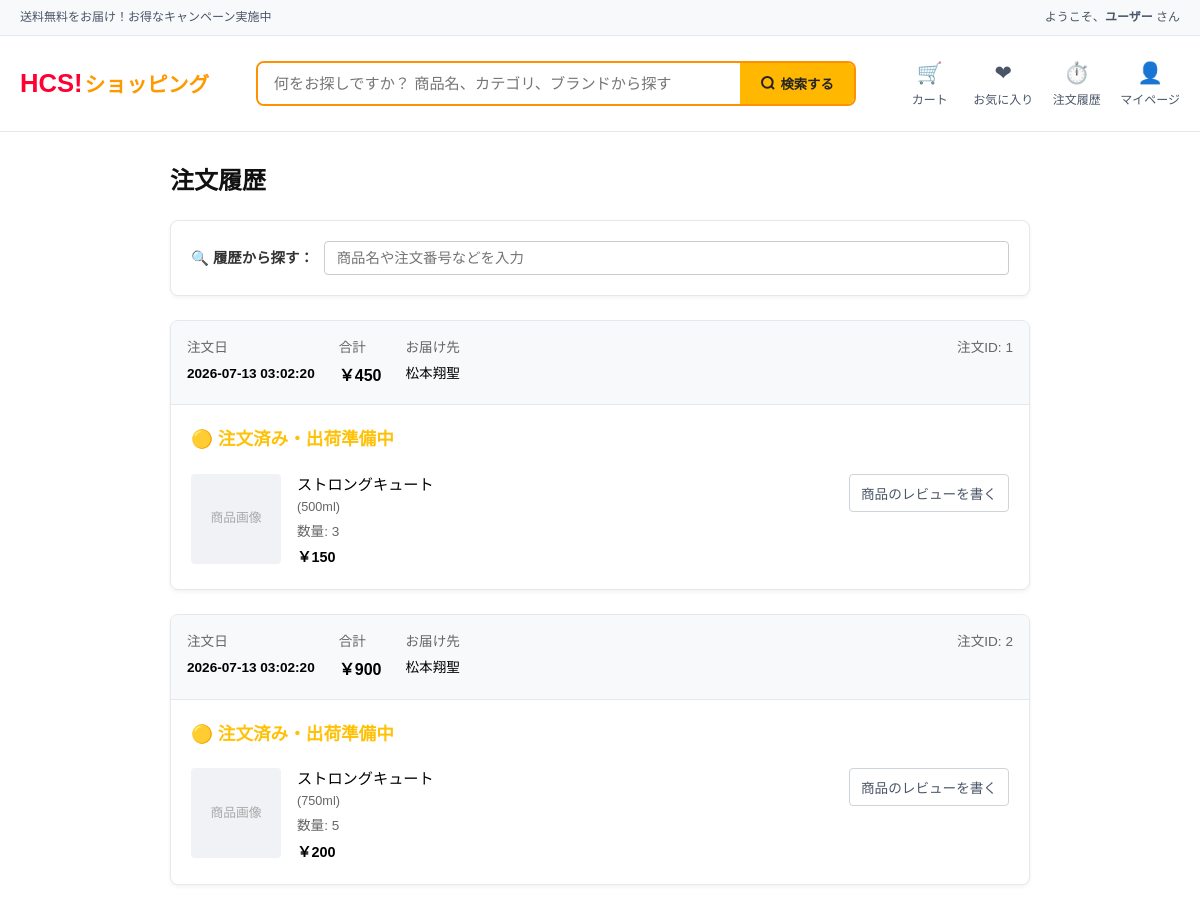
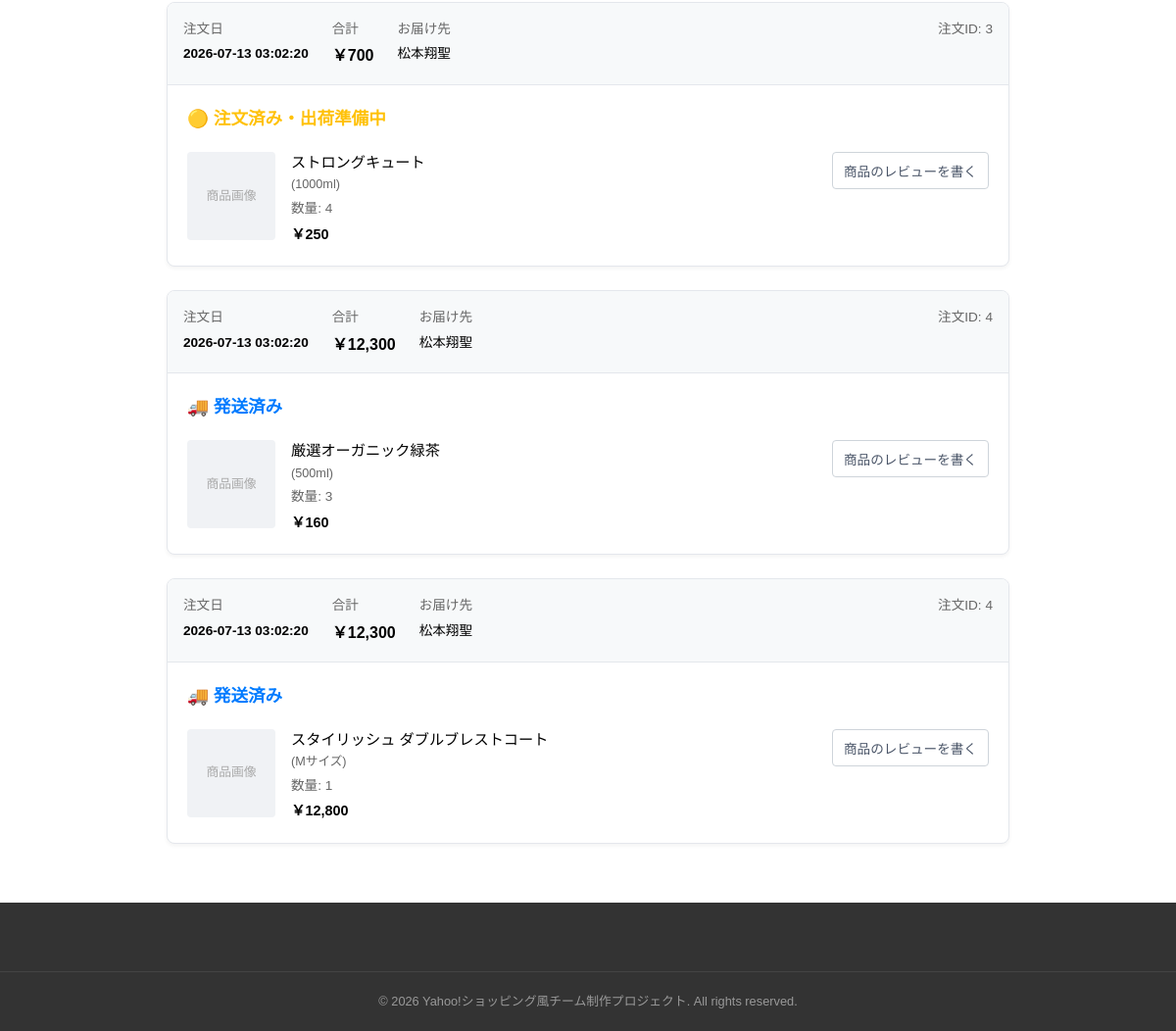
/order-history.php (signed in), run on the app's committed database (2 pictures, top to bottom).
### tables this page shows
create table order_details(
    order_detail_id integer auto_increment primary key, 
    order_id integer,
    option_id integer,
    product_name varchar(255) not null,
    option_name varchar(255) not null,
    quantity integer not null,
    price integer not null,
    foreign key (order_id) references order_history(order_id) on delete cascade,
    foreign key (option_id) references product_attributes_options(option_id) on delete cascade
);

create table order_history(
    order_id integer auto_increment primary key,
    user_id integer,
    shipping_name varchar(100) not null,
    zipcode varchar(10) not null,
    address varchar(255) not null,
    order_date timestamp default current_timestamp,
    coupon_id integer,
    coupon_discount_amount integer default 0,
    total_price integer not null,
    pay varchar(50),
    shipping_status varchar(20) not null default 'ordered',
    foreign key (user_id) references user_account(user_id) on delete cascade
);

### order-history.php (the view, shortened to what this page needs)
<?php
$user_id = $_SESSION['user']['user_id'] ?? 1;
$utilConnDB = new UtilConnDB();
$pdo = $utilConnDB->connect();
$sql = 'SELECT h.*, d.product_name, d.quantity, d.price, d.option_name
        FROM order_history h
        JOIN order_details d ON h.order_id = d.order_id
        WHERE h.user_id = ?
        ORDER BY h.order_date DESC;';
$stmt = $pdo->prepare($sql);
$stmt->bindValue(1, $user_id, PDO::PARAM_INT);
$stmt->execute();
$orderList = $stmt->fetchAll(PDO::FETCH_ASSOC);
?>
<!DOCTYPE html>
<html lang="ja">
<head>
    <link rel="stylesheet" href="style.css">
</head>
<body>
    <header class="header">
        <div class="header-top">
            <div class="container header-top-inner">
                <span class="header-notice">送料無料をお届け！お得なキャンペーン実施中</span>
                <nav class="header-top-nav">
                    <span class="welcome-text">ようこそ、<strong><?php echo htmlspecialchars($_SESSION['user']['name'] ?? 'サンプル', ENT_QUOTES, 'UTF-8'); ?></strong> さん</span>
                </nav>
            </div>
        </div>
        <div class="header-main">
            <div class="container header-main-inner">
                <a href="index.php" class="logo">
                    <span class="logo-y">HCS!</span><span class="logo-s">ショッピング</span>
                </a>
                <div class="search-bar">
                    <input type="text" placeholder="何をお探しですか？ 商品名、カテゴリ、ブランドから探す" aria-label="商品検索">
                    <button type="submit" class="search-btn" aria-label="検索">
                        <svg width="16" height="16" viewBox="0 0 24 24" fill="none" stroke="currentColor" stroke-width="3">
                            <circle cx="11" cy="11" r="8" />
                            <path d="m21 21-4.35-4.35" />
                        </svg>
                        <span>検索する</span>
                    </button>
                </div>
                <div class="header-actions">
                    <a href="cart.php" class="action-item-btn">
                        <span class="action-icon">🛒</span>
                        <span class="action-label">カート</span>
                    </a>
                    <a href="favorites.php" class="action-item-btn">
                        <span class="action-icon">❤</span>
                        <span class="action-label">お気に入り</span>
                    </a>
                    <a href="my_history.php" class="action-item-btn">
                        <span class="action-icon">⏱️</span>
                        <span class="action-label">注文履歴</span>
                    </a>
                    <a href="mypage.php" class="action-item-btn">
                        <span class="action-icon">👤</span>
                        <span class="action-label">マイページ</span>
                    </a>
                </div>
            </div>
        </div>
    </header>
    <main class="container" style="margin-top: 30px; margin-bottom: 60px; max-width: 900px;">
        <h1 style="font-size: 1.5rem; font-weight: 700; margin-bottom: 20px;">注文履歴</h1>
        <div class="filter-panel" style="background: #fff; padding: 20px; border: 1px solid #e4e7ec; border-radius: 8px; margin-bottom: 24px; display: flex; flex-wrap: wrap; gap: 20px; align-items: center; justify-content: space-between; box-shadow: 0 2px 4px rgba(0,0,0,0.05);">
            <div style="display: flex; align-items: center; gap: 10px; flex: 1; min-width: 280px;">
                <label for="keywordInput" style="font-size: 0.9rem; font-weight: 700; color: #333; white-space: nowrap;">🔍 履歴から探す：</label>
                <input type="text" id="keywordInput" placeholder="商品名や注文番号などを入力" style="width: 100%; padding: 8px 12px; font-size: 0.9rem; border: 1px solid #ccc; border-radius: 4px; outline: none;">
            </div>
        </div>
        <?php if (empty($orderList)): ?>
            <div style="text-align: center; padding: 40px; background: #fff; border: 1px solid #e4e7ec; border-radius: 8px; color: #666;">
                <p style="font-size: 1.2rem; margin: 0 0 8px 0; font-weight: bold;">注文履歴がありません</p>
                <p style="font-size: 0.9rem; margin: 0;">まだお買い物の履歴がありません。</p>
            </div>
        <?php else: ?>
            <?php foreach ($orderList as $order): ?>
                <?php
                    $orderYear = date('Y', strtotime($order['order_date']));
                ?>
                <div class="order-card" data-year="<?php echo $orderYear; ?>" style="background: #fff; border: 1px solid #e4e7ec; border-radius: 8px; margin-bottom: 24px; overflow: hidden; box-shadow: 0 2px 4px rgba(0,0,0,0.05);">
                    <div style="background: #f7f9fa; padding: 16px; border-bottom: 1px solid #e4e7ec; display: flex; flex-wrap: wrap; justify-content: space-between; gap: 16px; font-size: 0.85rem; color: #666;">
                        <div style="display: flex; gap: 24px; flex-wrap: wrap;">
                            <div>
                                <span style="display: block; margin-bottom: 4px;">注文日</span>
                                <strong style="color: #000;"><?php echo htmlspecialchars($order['order_date'], ENT_QUOTES, 'UTF-8'); ?></strong>
                            </div>
                            <div>
                                <span style="display: block; margin-bottom: 4px;">合計</span>
                                <strong style="color: #000; font-size: 1rem;">￥<?php echo number_format($order['total_price']); ?></strong>
                            </div>
                            <div>
                                <span style="display: block; margin-bottom: 4px;">お届け先</span>
                                <span style="color: #000;"><?php echo htmlspecialchars($order['shipping_name'], ENT_QUOTES, 'UTF-8'); ?></span>
                            </div>
                        </div>
                        <div style="text-align: right;">
                            <span style="display: block; margin-bottom: 4px;">注文ID: <span class="order-number"><?php echo htmlspecialchars($order['order_id'], ENT_QUOTES, 'UTF-8'); ?></span></span>
                        </div>
                    </div>
                    <div style="padding: 20px; display: flex; flex-direction: column; gap: 20px;">
                        <div style="display: flex; align-items: center; justify-content: space-between; flex-wrap: wrap; gap: 10px;">
                            <div style="display: flex; align-items: center; gap: 8px;">
                                <?php if ($order['shipping_status'] === 'shipped'): ?>
                                    <span style="color: #007bff; font-weight: 700; font-size: 1.1rem;">🚚 発送済み</span>
                                <?php elseif ($order['shipping_status'] === 'delicvered'): ?>
                                    <span style="color: #28a745; font-weight: 700; font-size: 1.1rem;">✅ お届け済み</span>
                                <?php else: ?>
                                    <span style="color: #ffc107; font-weight: 700; font-size: 1.1rem;">🟡 注文済み・出荷準備中</span>
                                <?php endif; ?>
                            </div>
                        </div>
                        <div style="display: flex; gap: 16px; align-items: flex-start;">
                            <div style="width: 90px; height: 90px; background: #f0f2f5; border-radius: 4px; display: flex; align-items: center; justify-content: center; font-size: 0.8rem; color: #aaa; flex-shrink: 0;">
                                商品画像
                            </div>
                            <div style="flex-grow: 1;">
                                <a href="#" class="js-product-title" style="color: #000; font-weight: 500; text-decoration: none; font-size: 0.95rem; display: block; margin-bottom: 4px; line-height: 1.4;">
                                    <?php echo htmlspecialchars($order['product_name'], ENT_QUOTES, 'UTF-8'); ?>
                                    <?php if (!empty($order['option_name'])): ?>
                                        <br><small style="color: #666;">(<?php echo htmlspecialchars($order['option_name'], ENT_QUOTES, 'UTF-8'); ?>)</small>
                                    <?php endif; ?>
                                </a>
                                <p style="font-size: 0.85rem; color: #666;">数量: <?php echo htmlspecialchars($order['quantity'], ENT_QUOTES, 'UTF-8'); ?></p>
                                <p style="font-size: 0.9rem; font-weight: 700; color: #000; margin-top: 4px;">￥<?php echo number_format($order['price']); ?></p>
                            </div>
                            <div style="display: flex; flex-direction: column; gap: 8px; width: 160px; flex-shrink: 0;">
                                <button class="btn-sub-action" style="padding: 8px; font-size: 0.85rem; width: 100%; cursor: pointer;">商品のレビューを書く</button>
                            </div>
                        </div>
                    </div>
                </div>
            <?php endforeach; ?>
        <?php endif; ?>
    </main>
    <footer class="footer">
        <div class="footer-bottom">
            <p>© 2026 Yahoo!ショッピング風チーム制作プロジェクト. All rights reserved.</p>
        </div>
    </footer>
</body>
</html>

### style.css (style rules this page uses)
*, *::before, *::after { box-sizing: border-box; margin: 0; padding: 0; }
:root { --color-primary: #ff5a00; --color-accent: #ffb700; --color-link: #0066cc; --color-success: #1a6e3a; --color-danger: #e61919; --color-black: #111111; --color-white: #ffffff; --color-gray-50: #f7f9fa; --color-gray-100: #f0f2f5; --color-gray-200: #e4e7ec; --color-gray-300: #cbd5e0; --color-gray-400: #a0aec0; --color-gray-600: #4a5568; --color-gray-800: #2d3748; --radius-sm: 4px; --radius-md: 8px; --radius-lg: 12px; --shadow-card: 0 4px 12px rgba(0, 0, 0, 0.05); --transition: all 0.2s ease; --font-sans: 'Noto Sans JP', sans-serif; }
body { font-family: var(--font-sans); color: var(--color-black); background-color: var(--color-white); line-height: 1.6; }
.container { width: 100%; max-width: 1200px; margin: 0 auto; padding: 0 20px; }
.header { background-color: var(--color-white); border-bottom: 1px solid var(--color-gray-200); }
.header-top { background-color: var(--color-gray-50); border-bottom: 1px solid var(--color-gray-200); font-size: 0.75rem; color: var(--color-gray-600); padding: 8px 0; }
.header-top-inner { display: flex; justify-content: space-between; align-items: center; }
.header-main { padding: 20px 0; }
.header-main-inner { display: flex; flex-direction: row; justify-content: space-between; align-items: center; gap: 24px; }
.logo { font-size: 1.6rem; font-weight: 900; text-decoration: none; white-space: nowrap; }
.logo-y { color: #ff0033; }
.logo-s { color: #ff9900; font-size: 1.3rem; margin-left: 2px; }
.search-bar { border: 2px solid #ff9000; border-radius: var(--radius-md); overflow: hidden; display: flex; flex: 1; max-width: 600px; }
.search-bar input { flex: 1; border: none; padding: 12px 16px; font-size: 0.95rem; outline: none; font-family: var(--font-sans); }
.search-btn { background-color: var(--color-accent); color: #222; font-weight: 700; padding: 0 20px; border: none; cursor: pointer; display: flex; align-items: center; gap: 4px; white-space: nowrap; font-family: var(--font-sans); }
.header-actions { display: flex; flex-direction: row; gap: 16px; align-items: center; }
.action-item-btn { display: flex; flex-direction: column; align-items: center; text-decoration: none; color: var(--color-gray-600); font-size: 0.75rem; font-weight: 500; position: relative; min-width: 55px; }
.action-icon { font-size: 1.3rem; margin-bottom: 2px; }
.btn-sub-action { background-color: var(--color-white); color: var(--color-gray-600); border: 1px solid #ced4da; border-radius: var(--radius-sm); padding: 0 16px; font-size: 0.85rem; font-weight: 500; cursor: pointer; white-space: nowrap; font-family: var(--font-sans); transition: var(--transition); }
.footer { background-color: #333; color: var(--color-white); padding: 40px 0 20px 0; margin-top: 60px; }
.footer-bottom { text-align: center; border-top: 1px solid #444; padding-top: 20px; margin-top: 30px; font-size: 0.8rem; color: #999; }

### data on the page
order_details: order.order_date "2026-07-13 03:02:20", order.total_price "450", order.shipping_name "松本翔聖", order.order_id "1", shows "🟡 注文済み・出荷準備中", product_name "ストロングキュート", option_name "500ml", quantity "3", price "150"
order_details: order.order_date "2026-07-13 03:02:20", order.total_price "900", order.shipping_name "松本翔聖", order.order_id "2", shows "🟡 注文済み・出荷準備中", product_name "ストロングキュート", option_name "750ml", quantity "5", price "200"
order_details: order.order_date "2026-07-13 03:02:20", order.total_price "700", order.shipping_name "松本翔聖", order.order_id "3", shows "🟡 注文済み・出荷準備中", product_name "ストロングキュート", option_name "1000ml", quantity "4", price "250"
order_details: order.order_date "2026-07-13 03:02:20", order.total_price "12,300", order.shipping_name "松本翔聖", order.order_id "4", shows "🚚 発送済み", product_name "厳選オーガニック緑茶", option_name "500ml", quantity "3", price "160"
order_details: order.order_date "2026-07-13 03:02:20", order.total_price "12,300", order.shipping_name "松本翔聖", order.order_id "4", shows "🚚 発送済み", product_name "スタイリッシュ ダブルブレストコート", option_name "Mサイズ", quantity "1", price "12,800"

### other printed values
$_SESSION['user']['name'] "ユーザー"
